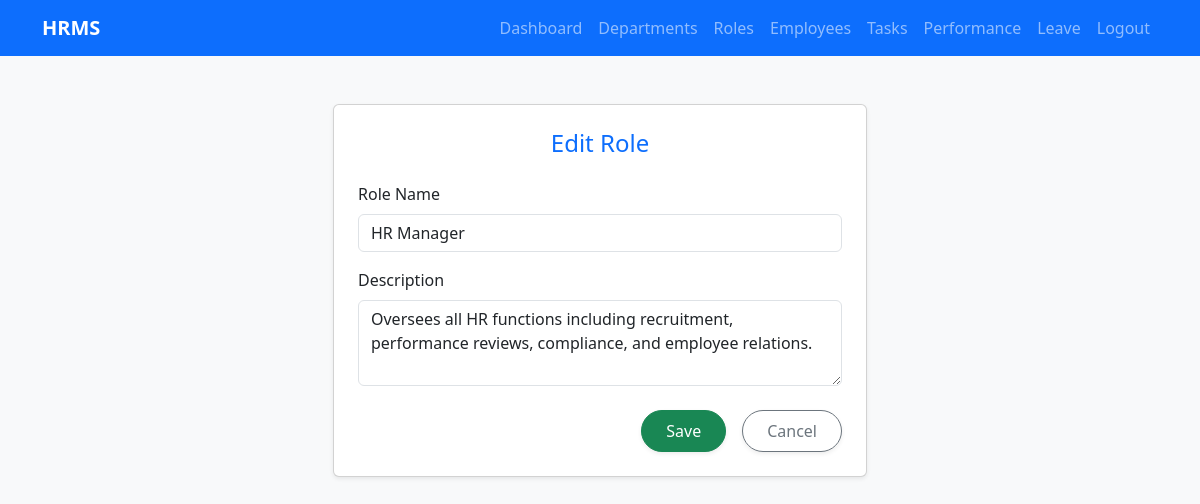
The page /departments/roles/edit/1/ (signed in) on the database its author committed.
### departments/models.py (models this page shows, shortened)
class Role(models.Model):
    role_id = models.AutoField(primary_key=True)
    role_name = models.CharField(max_length=100, unique=True)
    description = models.CharField(max_length=200, blank=True, null=True)
    created_at = models.DateTimeField(auto_now_add=True)
    updated_at = models.DateTimeField(auto_now=True)

### departments/views.py (the view)
# urls.py: path('roles/edit/<int:pk>/', views.role_update, name='role_edit'),
@login_required
@user_passes_test(admin_check)
def role_update(request, pk):
    role = get_object_or_404(Role, pk=pk)
    if request.method == 'POST':
        form = RoleForm(request.POST, instance=role)
        if form.is_valid():
            form.save()
            messages.success(request, "Role updated successfully.")
            return redirect('role_list')
    else:
        form = RoleForm(instance=role)
    return render(request, 'departments/role_form.html', {'form': form})

### departments/forms.py
class RoleForm(forms.ModelForm):
    class Meta:
        model = Role
        fields = ['role_name', 'description']
        widgets = {
            'role_name': forms.TextInput(attrs={'class': 'form-control'}),
            'description': forms.Textarea(attrs={'class': 'form-control', 'rows': 3}),
        }

### departments/views.py (called while the page is built)
def admin_check(user):
    return user.is_authenticated and user.is_superuser

### templates/departments/role_form.html (shortened to what this page needs)
{% extends 'departments/base.html' %}
{% block content %}
<div class="container mt-5">
    <div class="row justify-content-center">
        <div class="col-md-6">
            <div class="card shadow-sm rounded p-4">
                <h4 class="text-center mb-4 text-primary">
                    {% if form.instance.pk %}Edit{% else %}Add{% endif %} Role
                </h4>
                <form method="post">
                    <div class="mb-3">
                        <label class="form-label">Role Name</label>
                        {{ form.role_name }}
                    </div>
                    <div class="mb-3">
                        <label class="form-label">Description</label>
                        {{ form.description }}
                    </div>
                    <div class="d-flex gap-3 justify-content-end mt-4">
                        <button type="submit" class="btn btn-success px-4 py-2 rounded-pill shadow-sm">Save</button>
                        <a href="{% url 'role_list' %}" class="btn btn-outline-secondary px-4 py-2 rounded-pill shadow-sm">Cancel</a>
                    </div>
                </form>
            </div>
        </div>
    </div>
</div>
{% endblock %}

### templates/departments/base.html (style rules this page uses)
body { background-color: #f8f9fa; }

### rows shown on the page
Role: role_name "HR Manager", description "Oversees all HR functions including recruitment, performance reviews, compliance, and employee relations."
